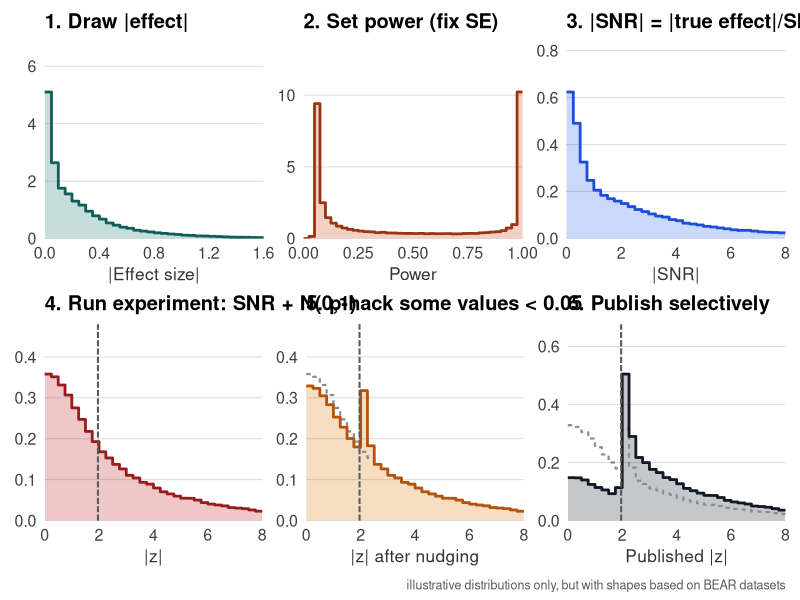
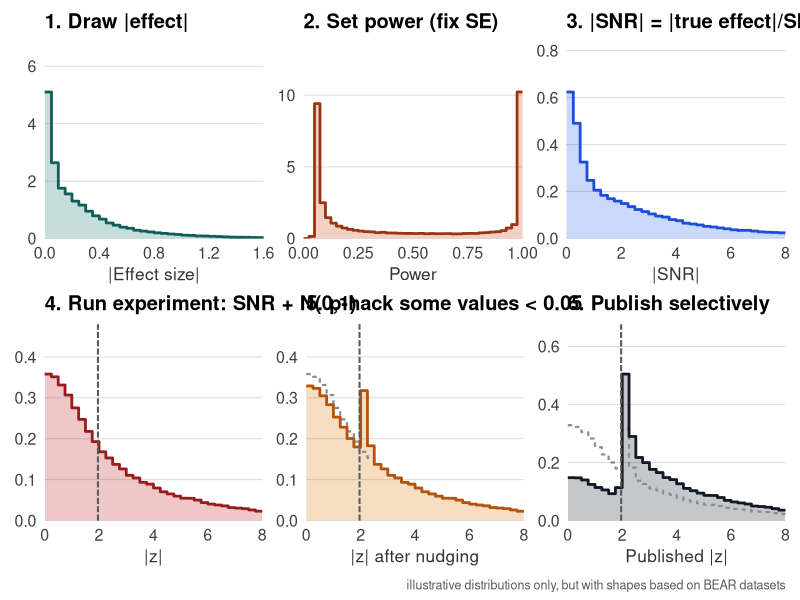

Recreate these plots in R, in order.
# Illustrative six-panel figure showing a stylized production function of
# empirical research, from latent effect sizes to publication-biased |z|.
# Uses a Cochrane-inspired but more optimistic mixture to balance the power plot.

library(tidyverse)
library(patchwork)
library(scales)

# Setup -----
set.seed(20260323)

sig_thresh <- 1.96
n_draws <- 120000

manip_share <- 0.16
keep_nonsig <- 0.28
keep_sig <- 0.98

out_dir <- file.path(
  "2026 03 cgd replications", "production_function", "figures"
)
dir.create(out_dir, recursive = TRUE, showWarnings = FALSE)

fill_cols <- c(
  effect = "#0F766E",
  power = "#C2410C",
  snr = "#2563EB",
  z = "#B91C1C",
  manip = "#D97706",
  pub = "#111827"
)

line_cols <- c(
  effect = "#115E59",
  power = "#9A3412",
  snr = "#1D4ED8",
  z = "#991B1B",
  manip = "#B45309",
  pub = "#111827"
)

panel_theme <- theme_minimal(base_size = 13) +
  theme(
    panel.grid.minor = element_blank(),
    panel.grid.major.x = element_blank(),
    panel.grid.major.y = element_line(color = "grey84", linewidth = 0.3),
    axis.title = element_text(size = 12.5, color = "grey20"),
    axis.text = element_text(size = 11.5, color = "grey25"),
    plot.title = element_text(face = "bold", size = 14.5),
    plot.caption = element_text(size = 10, color = "grey35"),
    plot.margin = margin(4, 5, 4, 5)
  )

make_hist_stats <- function(x, breaks) {
  x <- x[x >= min(breaks) & x <= max(breaks)]
  h <- hist(x, breaks = breaks, plot = FALSE, include.lowest = TRUE)
  step_df <- tibble(
    x = h$breaks,
    y = c(h$density, tail(h$density, 1))
  )
  list(hist = h, step_df = step_df, ymax = max(h$density))
}

plot_hist_panel <- function(x, title, x_lab, fill_key, breaks,
                            overlay = NULL, threshold = NULL) {
  stats <- make_hist_stats(x, breaks)
  ymax <- stats$ymax

  if (!is.null(overlay)) {
    overlay_stats <- make_hist_stats(overlay, breaks)
    ymax <- max(ymax, overlay_stats$ymax)
  }

  ymax <- ymax * 1.34
  xlim <- range(breaks)

  p <- ggplot(tibble(x = x), aes(x = x)) +
    geom_histogram(
      aes(y = after_stat(density)),
      breaks = breaks,
      fill = alpha(fill_cols[[fill_key]], 0.24),
      color = NA
    )

  if (!is.null(overlay)) {
    p <- p +
      geom_step(
        data = overlay_stats$step_df,
        aes(x = x, y = y),
        inherit.aes = FALSE,
        color = "grey55",
        linewidth = 0.75,
        linetype = "22",
        direction = "hv"
      )
  }

  p +
    geom_step(
      data = stats$step_df,
      aes(x = x, y = y),
      inherit.aes = FALSE,
      color = line_cols[[fill_key]],
      linewidth = 0.95,
      direction = "hv"
    ) +
    {
      if (!is.null(threshold)) {
        geom_vline(
          xintercept = threshold,
          linewidth = 0.7,
          color = "grey35",
          linetype = "31"
        )
      }
    } +
    coord_cartesian(xlim = xlim, ylim = c(0, ymax), expand = FALSE) +
    labs(title = title, x = x_lab, y = NULL) +
    panel_theme
}

# Illustrative simulation -----
# These weights are loosely inspired by fitted Cochrane-like mixtures, but are
# reweighted to produce a more balanced tub-shaped power distribution.
p_mix <- c(0.20, 0.35, 0.30, 0.15)
snr_sigma <- c(0.4, 2.2, 4.8, 9.5)

se_median <- 0.10
se_sdlog <- 0.20
effect_sigma <- snr_sigma * se_median

comp_id <- sample(seq_along(p_mix), n_draws, replace = TRUE, prob = p_mix)
effect_signed <- rnorm(n_draws, mean = 0, sd = effect_sigma[comp_id])
se_draw <- rlnorm(n_draws, meanlog = log(se_median), sdlog = se_sdlog)

snr <- effect_signed / se_draw
power <- pnorm(-sig_thresh, snr, 1) + 1 - pnorm(sig_thresh, snr, 1)
z_raw <- snr + rnorm(n_draws)

z_manip <- z_raw
eligible <- which(z_raw > 0 & z_raw < sig_thresh)
n_manip <- round(manip_share * length(eligible))
manip_idx <- sample(eligible, size = n_manip)
z_manip[manip_idx] <- 1.98 + 0.62 * rbeta(n_manip, shape1 = 3.5, shape2 = 8)

keep_prob <- ifelse(abs(z_manip) >= sig_thresh, keep_sig, keep_nonsig)
keep_draw <- runif(n_draws) < keep_prob
z_pub <- z_manip[keep_draw]

sim_summary <- tibble(
  power_below_0_1 = mean(power < 0.1),
  power_above_0_9 = mean(power > 0.9),
  signif_raw = mean(abs(z_raw) >= sig_thresh),
  manipulated_share = n_manip / length(eligible),
  kept_below_1_96 = mean(keep_draw[abs(z_manip) < sig_thresh]),
  kept_above_1_96 = mean(keep_draw[abs(z_manip) >= sig_thresh])
)

print(sim_summary)

# Plot panels -----
effect_breaks <- seq(0, 1.6, by = 0.05)
power_breaks <- seq(0, 1, by = 0.025)
z_breaks <- seq(0, 8, by = 0.25)

p1 <- plot_hist_panel(
  abs(effect_signed),
  title = "1. Draw |effect|",
  x_lab = "|Effect size|",
  fill_key = "effect",
  breaks = effect_breaks
)

p2 <- plot_hist_panel(
  power,
  title = "2. Set power (fix SE)",
  x_lab = "Power",
  fill_key = "power",
  breaks = power_breaks
)

p3 <- plot_hist_panel(
  abs(snr),
  title = "3. |SNR| = |true effect|/SE",
  x_lab = "|SNR|",
  fill_key = "snr",
  breaks = z_breaks
)

p4 <- plot_hist_panel(
  abs(z_raw),
  title = "4. Run experiment: SNR + N(0,1)",
  x_lab = "|z|",
  fill_key = "z",
  breaks = z_breaks,
  threshold = sig_thresh
)

p5 <- plot_hist_panel(
  abs(z_manip),
  title = "5. p-hack some values < 0.05",
  x_lab = "|z| after nudging",
  fill_key = "manip",
  breaks = z_breaks,
  overlay = abs(z_raw),
  threshold = sig_thresh
)

p6 <- plot_hist_panel(
  abs(z_pub),
  title = "6. Publish selectively",
  x_lab = "Published |z|",
  fill_key = "pub",
  breaks = z_breaks,
  overlay = abs(z_manip),
  threshold = sig_thresh
)

full_plot <- (p1 + p2 + p3) / (p4 + p5 + p6) +
  plot_annotation(
    caption = paste(
      "illustrative distributions only, but with shapes based on BEAR datasets"
    )
  ) &
  theme(
    plot.caption = element_text(size = 9, color = "grey35")
  )

pdf_file <- file.path(out_dir, "production_function_cochrane.pdf")
png_file <- file.path(out_dir, "production_function_cochrane_slide.png")

ggsave(pdf_file, full_plot, width = 12, height = 6.75, units = "in")
ggsave(
  png_file,
  full_plot,
  width = 12,
  height = 6.75,
  units = "in",
  dpi = 320
)
